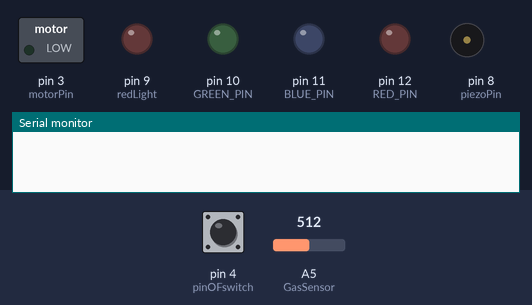
A sketch run on a simulated Arduino Uno, built with avr-gcc and run on an emulated ATmega328P. Parts: switched loads named in the sketch (green lamp = pin HIGH), output pins drawn as LEDs (lit = HIGH), buzzer (waves = sounding), the last lines printed to the serial monitor. The inputs (shaded band) are chosen by the test bench; at power-on: pin 4 (pinOFswitch) LOW, A5 (GasSensor) = 512.

Above: at 1.2 s.
1.3 s: pin 4 (pinOFswitch) pulled HIGH for 1 s
At 2.9 s:
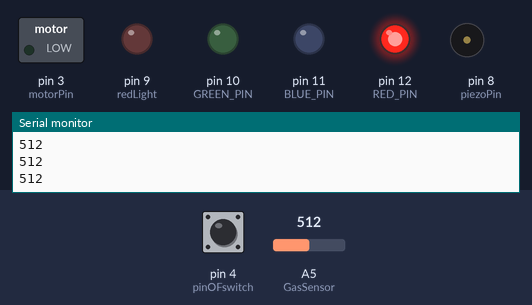
3.8 s: pin 4 (pinOFswitch) pulled HIGH for 3.2 s
At 4.8 s:
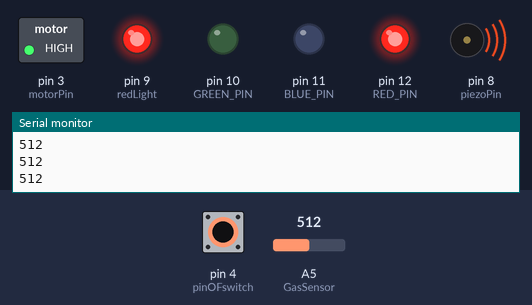
Timing chart, 0 to 8.5 s (numbered marks = the images above; inputs shaded):
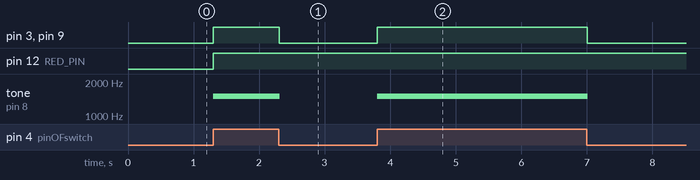

The sketch:

allgas.ino
```cpp
//Code sniped used to know how to use vibrator: //https://techzeero.com/arduino-tutorials/vibration-motor-with-arduino/

//Define pin for gas sensor
int GasSensor = A5;
//Define pin for piezo
int piezoPin = 8;
//Define pin for vibrator motor
int motorPin = 3;
//Define pin for red light
int redLight = 9;
//Define pin for switch
int pinOFswitch = 4;


//Define pins for RGB Light
const int RED_PIN = 12;
const int GREEN_PIN = 10;
const int BLUE_PIN = 11;

int LimitThreshHold = 60;

//Value for reading switch state
int ValueOFswitch = 0;


void setup()
{
  	//Set all pins
  	pinMode(RED_PIN, OUTPUT);
  	pinMode(GREEN_PIN, OUTPUT);
  	pinMode(BLUE_PIN, OUTPUT);
	pinMode(GasSensor,INPUT);
    pinMode(motorPin, OUTPUT);
    pinMode(pinOFswitch, INPUT);
    pinMode(redLight, OUTPUT);
	Serial.begin(9600);
}

void loop()
{

  //Read value of Switch
  ValueOFswitch = digitalRead(pinOFswitch);

  // check if the Switch is ON.
  if (ValueOFswitch == HIGH){
    //If Switch is on, lught Red light to inidcate that Gas Alarm is on and working
    digitalWrite(redLight, HIGH);

    //Read Gas-Sensor value
    int analogValue = analogRead(GasSensor);;

    //prints the value of Gas Sensor in the Serial Monitor
    Serial.println(analogValue);

    //If the distance the gas is over the thresHold, put on Alarm (but still under 100)
    if(analogValue>LimitThreshHold && analogValue<=100)
    {

      //Let the Piezo ring the alarm tone
      tone(8, 1500, 10);

      //Vibrate for Blind and Deaf People
      digitalWrite(motorPin, HIGH); //vibrate

      // Let the RGB Light turn Yellow to inicate that there is Gas
    	digitalWrite(RED_PIN, HIGH);
    	digitalWrite(GREEN_PIN, HIGH);
    	digitalWrite(BLUE_PIN, LOW);

      //If the Gas distance value is over 100 (Very close and a lot)
    }else if(analogValue>100){
      	//Let the Piezo ring the alarm tone
      	tone(8, 1500, 10);
      	//Vibrate for Blind and Deaf People
      	digitalWrite(motorPin, HIGH);
        // Let the RGB Light turn RED to inicate that there is Gas very close and a lot
    	digitalWrite(RED_PIN, HIGH);
    	digitalWrite(GREEN_PIN, LOW);
    	digitalWrite(BLUE_PIN, LOW);
    }else {
    	digitalWrite(motorPin, LOW);
    	// Turn off all RGB Lights
    	digitalWrite(RED_PIN, LOW);
    	digitalWrite(GREEN_PIN, LOW);
    	digitalWrite(BLUE_PIN, LOW);
    }
  }
    //When the Switch is off everything off
    else
    {
      	// Turn off the Red LED to indicate that the Alarm is OFF
    	digitalWrite(redLight, LOW);
      	digitalWrite(motorPin, LOW);

    }

}
```

Measured:
- after the input at 1.3 s, pin 3 (motorPin), pin 9 (redLight): LOW → HIGH at once, → LOW 1.0 s later; pin 12 (RED_PIN): LOW → HIGH at once; tone on pin 8 (piezoPin): silent → 1500 Hz at once, → silent 1.0 s later
- after the input at 3.8 s, pin 3 (motorPin), pin 9 (redLight): LOW → HIGH at once, → LOW 3.2 s later; tone on pin 8 (piezoPin): silent → 1500 Hz at once, → silent 3.2 s later
